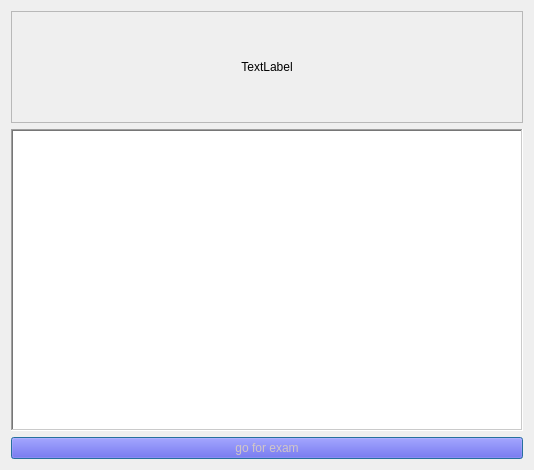
<?xml version="1.0" encoding="UTF-8"?>
<ui version="4.0">
 <class>cbt</class>
 <widget class="QDialog" name="cbt">
  <property name="geometry">
   <rect>
    <x>0</x>
    <y>0</y>
    <width>534</width>
    <height>470</height>
   </rect>
  </property>
  <property name="windowTitle">
   <string>Dialog</string>
  </property>
  <layout class="QGridLayout" name="gridLayout">
   <item row="0" column="0">
    <layout class="QVBoxLayout" name="verticalLayout">
     <item>
      <widget class="QLabel" name="label">
       <property name="sizePolicy">
        <sizepolicy hsizetype="Expanding" vsizetype="Expanding">
         <horstretch>0</horstretch>
         <verstretch>0</verstretch>
        </sizepolicy>
       </property>
       <property name="maximumSize">
        <size>
         <width>16777215</width>
         <height>112</height>
        </size>
       </property>
       <property name="frameShape">
        <enum>QFrame::StyledPanel</enum>
       </property>
       <property name="frameShadow">
        <enum>QFrame::Sunken</enum>
       </property>
       <property name="text">
        <string>TextLabel</string>
       </property>
       <property name="alignment">
        <set>Qt::AlignCenter</set>
       </property>
       <property name="indent">
        <number>0</number>
       </property>
      </widget>
     </item>
     <item>
      <widget class="QPlainTextEdit" name="plainTextEdit">
       <property name="styleSheet">
        <string notr="true">color:white;</string>
       </property>
       <property name="frameShape">
        <enum>QFrame::WinPanel</enum>
       </property>
      </widget>
     </item>
     <item>
      <widget class="QPushButton" name="pushButton">
       <property name="styleSheet">
        <string notr="true">background-color: #544bdd;
color: #d1c6c6;</string>
       </property>
       <property name="text">
        <string>go for exam</string>
       </property>
      </widget>
     </item>
    </layout>
   </item>
  </layout>
 </widget>
 <resources/>
 <connections/>
</ui>
